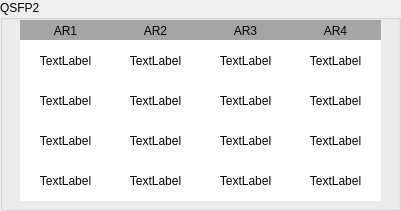
   <widget class="QGroupBox" name="groupBox_2">
    <property name="geometry">
     <rect>
      <x>510</x>
      <y>30</y>
      <width>401</width>
      <height>211</height>
     </rect>
    </property>
    <property name="title">
     <string>QSFP2</string>
    </property>
    <widget class="QLabel" name="label_30">
     <property name="geometry">
      <rect>
       <x>20</x>
       <y>20</y>
       <width>91</width>
       <height>21</height>
      </rect>
     </property>
     <property name="layoutDirection">
      <enum>Qt::LeftToRight</enum>
     </property>
     <property name="autoFillBackground">
      <bool>false</bool>
     </property>
     <property name="styleSheet">
      <string notr="true">background-color: rgb(165, 165, 165);</string>
     </property>
     <property name="lineWidth">
      <number>0</number>
     </property>
     <property name="text">
      <string>AR1</string>
     </property>
     <property name="alignment">
      <set>Qt::AlignCenter</set>
     </property>
    </widget>
    <widget class="QLabel" name="label_31">
     <property name="geometry">
      <rect>
       <x>110</x>
       <y>20</y>
       <width>91</width>
       <height>21</height>
      </rect>
     </property>
     <property name="autoFillBackground">
      <bool>false</bool>
     </property>
     <property name="styleSheet">
      <string notr="true">background-color: rgb(165, 165, 165);</string>
     </property>
     <property name="lineWidth">
      <number>0</number>
     </property>
     <property name="text">
      <string>AR2</string>
     </property>
     <property name="alignment">
      <set>Qt::AlignCenter</set>
     </property>
    </widget>
    <widget class="QLabel" name="label_32">
     <property name="geometry">
      <rect>
       <x>200</x>
       <y>20</y>
       <width>91</width>
       <height>21</height>
      </rect>
     </property>
     <property name="autoFillBackground">
      <bool>false</bool>
     </property>
     <property name="styleSheet">
      <string notr="true">background-color: rgb(165, 165, 165);</string>
     </property>
     <property name="lineWidth">
      <number>0</number>
     </property>
     <property name="text">
      <string>AR3</string>
     </property>
     <property name="alignment">
      <set>Qt::AlignCenter</set>
     </property>
    </widget>
    <widget class="QLabel" name="label_33">
     <property name="geometry">
      <rect>
       <x>290</x>
       <y>20</y>
       <width>91</width>
       <height>21</height>
      </rect>
     </property>
     <property name="autoFillBackground">
      <bool>false</bool>
     </property>
     <property name="styleSheet">
      <string notr="true">background-color: rgb(165, 165, 165);</string>
     </property>
     <property name="lineWidth">
      <number>0</number>
     </property>
     <property name="text">
      <string>AR4</string>
     </property>
     <property name="alignment">
      <set>Qt::AlignCenter</set>
     </property>
    </widget>
    <widget class="QLabel" name="QSFP2_AR1_LS_label">
     <property name="geometry">
      <rect>
       <x>20</x>
       <y>40</y>
       <width>91</width>
       <height>41</height>
      </rect>
     </property>
     <property name="styleSheet">
      <string notr="true">background-color: rgb(255, 255, 255);</string>
     </property>
     <property name="text">
      <string>TextLabel</string>
     </property>
     <property name="alignment">
      <set>Qt::AlignCenter</set>
     </property>
    </widget>
    <widget class="QLabel" name="QSFP2_AR1_EM_label">
     <property name="geometry">
      <rect>
       <x>20</x>
       <y>80</y>
       <width>91</width>
       <height>41</height>
      </rect>
     </property>
     <property name="styleSheet">
      <string notr="true">background-color: rgb(255, 255, 255);</string>
     </property>
     <property name="text">
      <string>TextLabel</string>
     </property>
     <property name="alignment">
      <set>Qt::AlignCenter</set>
     </property>
    </widget>
    <widget class="QLabel" name="QSFP2_AR1_BR_label">
     <property name="geometry">
      <rect>
       <x>20</x>
       <y>120</y>
       <width>91</width>
       <height>41</height>
      </rect>
     </property>
     <property name="styleSheet">
      <string notr="true">background-color: rgb(255, 255, 255);</string>
     </property>
     <property name="text">
      <string>TextLabel</string>
     </property>
     <property name="alignment">
      <set>Qt::AlignCenter</set>
     </property>
    </widget>
    <widget class="QLabel" name="QSFP2_AR1_PF_label">
     <property name="geometry">
      <rect>
       <x>20</x>
       <y>160</y>
       <width>91</width>
       <height>41</height>
      </rect>
     </property>
     <property name="styleSheet">
      <string notr="true">background-color: rgb(255, 255, 255);</string>
     </property>
     <property name="text">
      <string>TextLabel</string>
     </property>
     <property name="alignment">
      <set>Qt::AlignCenter</set>
     </property>
    </widget>
    <widget class="QLabel" name="QSFP2_AR2_LS_label">
     <property name="geometry">
      <rect>
       <x>110</x>
       <y>40</y>
       <width>91</width>
       <height>41</height>
      </rect>
     </property>
     <property name="styleSheet">
      <string notr="true">background-color: rgb(255, 255, 255);</string>
     </property>
     <property name="text">
      <string>TextLabel</string>
     </property>
     <property name="alignment">
      <set>Qt::AlignCenter</set>
     </property>
    </widget>
    <widget class="QLabel" name="QSFP2_AR2_PF_label">
     <property name="geometry">
      <rect>
       <x>110</x>
       <y>160</y>
       <width>91</width>
       <height>41</height>
      </rect>
     </property>
     <property name="styleSheet">
      <string notr="true">background-color: rgb(255, 255, 255);</string>
     </property>
     <property name="text">
      <string>TextLabel</string>
     </property>
     <property name="alignment">
      <set>Qt::AlignCenter</set>
     </property>
    </widget>
    <widget class="QLabel" name="QSFP2_AR2_EM_label">
     <property name="geometry">
      <rect>
       <x>110</x>
       <y>80</y>
       <width>91</width>
       <height>41</height>
      </rect>
     </property>
     <property name="styleSheet">
      <string notr="true">background-color: rgb(255, 255, 255);</string>
     </property>
     <property name="text">
      <string>TextLabel</string>
     </property>
     <property name="alignment">
      <set>Qt::AlignCenter</set>
     </property>
    </widget>
    <widget class="QLabel" name="QSFP2_AR2_BR_label">
     <property name="geometry">
      <rect>
       <x>110</x>
       <y>120</y>
       <width>91</width>
       <height>41</height>
      </rect>
     </property>
     <property name="styleSheet">
      <string notr="true">background-color: rgb(255, 255, 255);</string>
     </property>
     <property name="text">
      <string>TextLabel</string>
     </property>
     <property name="alignment">
      <set>Qt::AlignCenter</set>
     </property>
    </widget>
    <widget class="QLabel" name="QSFP2_AR3_LS_label">
     <property name="geometry">
      <rect>
       <x>200</x>
       <y>40</y>
       <width>91</width>
       <height>41</height>
      </rect>
     </property>
     <property name="styleSheet">
      <string notr="true">background-color: rgb(255, 255, 255);</string>
     </property>
     <property name="text">
      <string>TextLabel</string>
     </property>
     <property name="alignment">
      <set>Qt::AlignCenter</set>
     </property>
    </widget>
    <widget class="QLabel" name="QSFP2_AR3_PF_label">
     <property name="geometry">
      <rect>
       <x>200</x>
       <y>160</y>
       <width>91</width>
       <height>41</height>
      </rect>
     </property>
     <property name="styleSheet">
      <string notr="true">background-color: rgb(255, 255, 255);</string>
     </property>
     <property name="text">
      <string>TextLabel</string>
     </property>
     <property name="alignment">
      <set>Qt::AlignCenter</set>
     </property>
    </widget>
    <widget class="QLabel" name="QSFP2_AR3_EM_label">
     <property name="geometry">
      <rect>
       <x>200</x>
       <y>80</y>
       <width>91</width>
       <height>41</height>
      </rect>
     </property>
     <property name="styleSheet">
      <string notr="true">background-color: rgb(255, 255, 255);</string>
     </property>
     <property name="text">
      <string>TextLabel</string>
     </property>
     <property name="alignment">
      <set>Qt::AlignCenter</set>
     </property>
    </widget>
    <widget class="QLabel" name="QSFP2_AR3_BR_label">
     <property name="geometry">
      <rect>
       <x>200</x>
       <y>120</y>
       <width>91</width>
       <height>41</height>
      </rect>
     </property>
     <property name="styleSheet">
      <string notr="true">background-color: rgb(255, 255, 255);</string>
     </property>
     <property name="text">
      <string>TextLabel</string>
     </property>
     <property name="alignment">
      <set>Qt::AlignCenter</set>
     </property>
    </widget>
    <widget class="QLabel" name="QSFP2_AR4_LS_label">
     <property name="geometry">
      <rect>
       <x>290</x>
       <y>40</y>
       <width>91</width>
       <height>41</height>
      </rect>
     </property>
     <property name="styleSheet">
      <string notr="true">background-color: rgb(255, 255, 255);</string>
     </property>
     <property name="text">
      <string>TextLabel</string>
     </property>
     <property name="alignment">
      <set>Qt::AlignCenter</set>
     </property>
    </widget>
    <widget class="QLabel" name="QSFP2_AR4_PF_label">
     <property name="geometry">
      <rect>
       <x>290</x>
       <y>160</y>
       <width>91</width>
       <height>41</height>
      </rect>
     </property>
     <property name="styleSheet">
      <string notr="true">background-color: rgb(255, 255, 255);</string>
     </property>
     <property name="text">
      <string>TextLabel</string>
     </property>
     <property name="alignment">
      <set>Qt::AlignCenter</set>
     </property>
    </widget>
    <widget class="QLabel" name="QSFP2_AR4_EM_label">
     <property name="geometry">
      <rect>
       <x>290</x>
       <y>80</y>
       <width>91</width>
       <height>41</height>
      </rect>
     </property>
     <property name="styleSheet">
      <string notr="true">background-color: rgb(255, 255, 255);</string>
     </property>
     <property name="text">
      <string>TextLabel</string>
     </property>
     <property name="alignment">
      <set>Qt::AlignCenter</set>
     </property>
    </widget>
    <widget class="QLabel" name="QSFP2_AR4_BR_label">
     <property name="geometry">
      <rect>
       <x>290</x>
       <y>120</y>
       <width>91</width>
       <height>41</height>
      </rect>
     </property>
     <property name="styleSheet">
      <string notr="true">background-color: rgb(255, 255, 255);</string>
     </property>
     <property name="text">
      <string>TextLabel</string>
     </property>
     <property name="alignment">
      <set>Qt::AlignCenter</set>
     </property>
    </widget>
   </widget>
